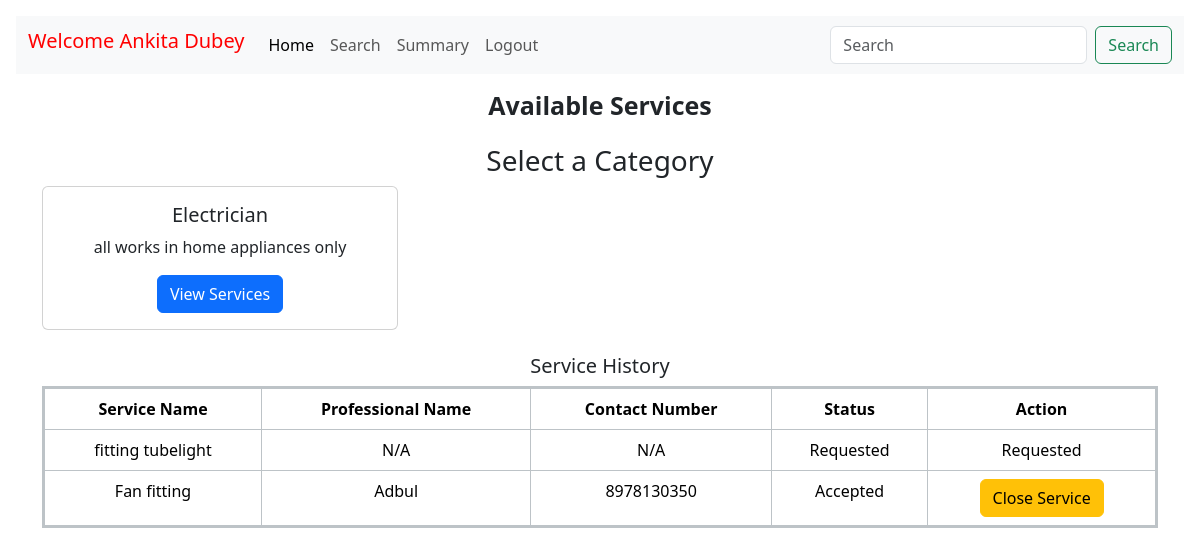
/Customer/home (signed in), run on the app's committed database.
### models.py (models this page shows, shortened)
class Customer(db.Model):
    __tablename__ = 'Customer'
    customer_id = db.Column(db.String(50),  db.ForeignKey('Credential.user_id'),primary_key=True)
    username=db.Column(db.String(50), nullable=False)
    full_name = db.Column(db.String(50), nullable=False)
    address = db.Column(db.String(200), nullable=False)
    contact = db.Column(db.String(15), nullable=True)
    pin = db.Column(db.Integer(), nullable=False)
    status = db.Column(db.String(10), default='active')
    registration_date = db.Column(db.DateTime, default=datetime.utcnow)
    requests = db.relationship('ServiceBooked', backref='customer', lazy=True)

class Category(db.Model):
    __tablename__ = 'Category'
    category_id = db.Column(db.String(50), primary_key=True)
    category_name = db.Column(db.String(100), nullable=False, unique=True)
    category_description = db.Column(db.String(200), nullable=True)
    services = db.relationship('Service', backref='category', lazy=True)

class ServiceBooked(db.Model):
    __tablename__ = 'services_booked'
    booking_id = db.Column(db.String(50), primary_key=True)
    customer_id = db.Column(db.String(50), db.ForeignKey('Customer.customer_id'), nullable=False)
    professional_id = db.Column(db.String(50), db.ForeignKey('Professional.professional_id'), nullable=True)
    service_id = db.Column(db.String(50), db.ForeignKey('Service.service_id'), nullable=False)
    status = db.Column(db.String(50), nullable=False,primary_key=True)
    request_date = db.Column(db.DateTime, default=datetime.utcnow)
    completion_date = db.Column(db.DateTime, nullable=True)
    rating_by_user = db.Column(db.Integer(), nullable=True)
    rating_by_professional = db.Column(db.Integer(), nullable=True)
    remarks_by_customer = db.Column(db.String(200), nullable=True)
    remarks_by_professional = db.Column(db.String(200), nullable=True)

class Service(db.Model):
    __tablename__ = 'Service'
    service_id = db.Column(db.String(50), primary_key=True)
    service_name = db.Column(db.String(100), nullable=False, unique=True)
    service_description = db.Column(db.String(200), nullable=False)
    base_price = db.Column(db.Integer(), nullable=False)
    category_id = db.Column(db.String(50), db.ForeignKey('Category.category_id'), nullable=False)
    requests = db.relationship('ServiceBooked', backref='service', lazy=True)

class Professional(db.Model):
    __tablename__ = 'Professional'
    professional_id = db.Column(db.String(50),db.ForeignKey('Credential.user_id'), primary_key=True, )
    username=db.Column(db.String(50), nullable=False)
    full_name = db.Column(db.String(50), nullable=False)
    experience = db.Column(db.String(50), nullable=False)
    contact_number = db.Column(db.String(15), nullable=True)
    service_name = db.Column(db.String(100), nullable=False)
    service_id=db.Column(db.String(50),nullable=False)
    document = db.Column(db.Text, nullable=False)
    address = db.Column(db.String(200), nullable=False)
    pin = db.Column(db.Integer(), nullable=False)
    status = db.Column(db.String(10), default='active')
    registration_date = db.Column(db.DateTime, default=datetime.utcnow)
    services_booked = db.relationship('ServiceBooked', backref='professional', lazy=True)

### routes.py (the view, shortened to what this page needs)
@app.route("/Customer/home", methods=["POST", "GET"])
def customer_home():
    customer_id = session['user_id']
    user_record = Customer.query.filter_by(customer_id=customer_id).first()
    service_history = db.session.query(
        Service.service_name,
        Professional.full_name.label("professional_name"),
        Professional.contact_number,
        ServiceBooked.status,
        ServiceBooked.booking_id
    ).join(ServiceBooked, Service.service_id == ServiceBooked.service_id) \
     .join(Professional, ServiceBooked.professional_id == Professional.professional_id, isouter=True) \
     .filter(ServiceBooked.customer_id == customer_id).all()
    if "category_id" in request.args:  # If a category is selected
        category_id = request.args.get("category_id")
        services = Service.query.filter_by(category_id=category_id).all()
        selected_category = Category.query.filter_by(category_id=category_id).first()
        return render_template(
            "Customer/home.html",
            fullname=user_record.full_name,
            services=services,
            selected_category=selected_category,
            service_history=service_history
        )
    else:  # Default view showing all categories
        categories = Category.query.all()
        return render_template(
            "Customer/home.html",
            fullname=user_record.full_name,
            categories=categories,
            service_history=service_history
        )

### templates/Customer/home.html (shortened to what this page needs)
<!doctype html>
<html lang="en">
  <head>
    <link href="https://cdn.jsdelivr.net/npm/bootstrap@5.3.3/dist/css/bootstrap.min.css" rel="stylesheet">
    <link href="https://getbootstrap.com/docs/5.3/assets/css/docs.css" rel="stylesheet">
  </head>
  <body class="p-3 m-0 border-0 bd-example m-0 border-0">
    <nav class="navbar navbar-expand-lg bg-body-tertiary" style="background-color:#0d76ff;text-align: center;">
      <div class="container-fluid">
        <h1 class="navbar-brand" style="color:rgb(255, 0, 0);">Welcome {{fullname}}</h1>
        <div class="collapse navbar-collapse" id="navbarSupportedContent" >
          <ul class="navbar-nav me-auto mb-2 mb-lg-0" >
            <li class="nav-item">
              <a class="nav-link active" aria-current="page" href="#">Home</a>
            </li>
            <li class="nav-item">
              <a class="nav-link" href="{{url_for('customer_search')}}">Search</a>
            </li>
            <li class="nav-item">
              <a class="nav-link" href="{{url_for('customer_summary')}}">Summary</a>
            </li>
            <li class="nav-item">
              <a class="nav-link" href="{{ url_for('login') }}">Logout</a>
            </li>
          </ul>
          <form class="d-flex" role="search">
            <input class="form-control me-2" type="search" placeholder="Search" aria-label="Search">
            <button class="btn btn-outline-success" type="submit">Search</button>
          </form>
        </div>
      </div>
    </nav>
    <div class="container my-3 text-center">
  <h6 class="mb-4" style="font-size: 25px; font-weight: bold;">Available Services</h6>
{% if categories %}
<h3>Select a Category</h3>
<div class="row">
    {% for category in categories %}
        <div class="col-md-4 col-sm-6 mb-4">
            <div class="card">
                <div class="card-body">
                    <h5 class="card-title">{{ category.category_name }}</h5>
                    <p class="card-text">{{ category.category_description }}</p>
                    <a href="{{ url_for('customer_home', category_id=category.category_id) }}" class="btn btn-primary">
                        View Services
                    </a>
                </div>
            </div>
        </div>
    {% endfor %}
</div>
{% endif %}
<h2 style="font-size:20px;align:left;">Service History</h2>
<div>
  <table class="table table-bordered" style="border: 3px solid #bdc3c7; border-collapse: collapse;">
    <thead>
      <tr>
        <th>Service Name</th>
        <th>Professional Name</th>
        <th>Contact Number</th>
        <th>Status</th>
        <th>Action</th>
      </tr>
    </thead>
    <tbody>
      {% if service_history %}
      {% for record in service_history %}
      <tr>
        <td>{{ record.service_name }}</td>
        <td>{{ record.professional_name if record.professional_name else 'N/A' }}</td>
        <td>{{ record.contact_number if record.contact_number else 'N/A' }}</td>
        <td>
          {% if record.status == 'Pending' and not record.professional_name %}
            Requested
          {% else %}
            {{ record.status }}
          {% endif %}
        </td>
        <td>
          {% if record.status == 'Pending' and not record.professional_name %}
            Requested
          {% elif record.status not in ['Closed', 'Requested'] %}
            <a href="{{ url_for('professional_rating', booking_id=record.booking_id) }}" class="btn btn-warning">Close Service</a>
          {% else %}
            <button class="btn btn-secondary" disabled>Closed</button>
          {% endif %}
        </td>
      </tr>
      {% endfor %}
  {% else %}
      <tr>
        <td colspan="5" class="text-center">No service history found.</td>
      </tr>
  {% endif %}
    </tbody>
  </table>
</div>
  </body>
</html>

### data on the page
Customer: full_name "Ankita Dubey"
Category: category_name "Electrician", category_description "all works in home appliances only"
ServiceBooked: service_name "fitting tubelight", professional_name "N/A", contact_number "N/A", status "Requested"
ServiceBooked: service_name "Fan fitting", full_name "Adbul", contact_number "8978130350", status "Accepted"
